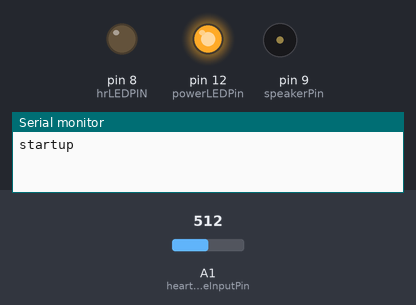
This sketch was run on a simulated Arduino Uno, built with avr-gcc and run on an emulated ATmega328P. Parts: output pins drawn as LEDs (lit = HIGH), buzzer (waves = sounding, pin HIGH), the last lines printed to the serial monitor. The test bench sets the inputs (shaded band); at power-on: A1 (heartRateInputPin) = 512.

Above: at 2.4 s.
2.5 s: A1 (heartRateInputPin) set to 683
4.0 s: A1 (heartRateInputPin) set to 709
At 4.3 s:
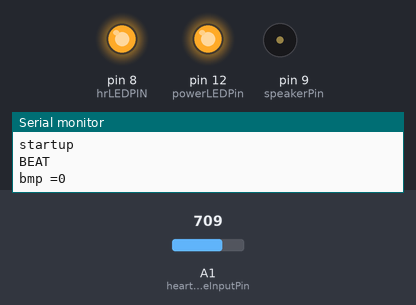
5.5 s: A1 (heartRateInputPin) set to 690
At 6.5 s:
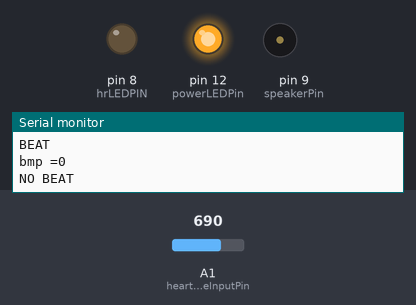
Timing chart, 0 to 8.5 s (numbered marks = the images above; inputs shaded):
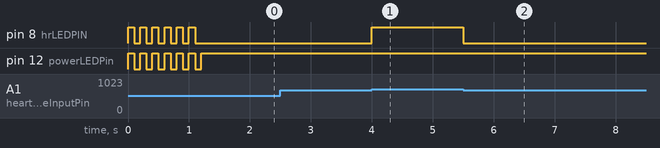

The sketch:

Sonaqua_Heartbeat.ino
```cpp
/*
 *  Sonaqua_Heartbeat
 *  by Scott Kildall
 *  www.kildall.com
 *
 *  Sonaqua: Uses a Pulserate HR sensor to make sounds. The tones get modulated from the HR sensor.
 *  The higher the beats-per-minute, the higher the tone.
 *
 *  This uses the Sonaqa circuit boards (without probe leads).
 *
 *  Run sensor through SDA/A4, so you can easilyput in the leads.
 *
 *  Full project description here:
 *  https://kildall.com/project/sonaqua/
 *
 *  Needs some fixing on the BMP calculations. If I wanted to improve this sketch, I'd do a calc of bmp
 *  for the last 10 beats (or some other number).
 *
 */

#include "MSTimer.h"

//-- leave uncommented to see serial debug messages
#define SERIAL_DEBUG


//-- PINS
#define speakerPin  (9)
#define hrLEDPIN (8)
#define powerLEDPin (12)

#define ECPower (A2)            // holdover from Sonaqua, not sure if this is necessary, but whatevs
#define heartRateInputPin (A1)

//-- heartbeat stuff
int threshold = 700;            // Determine which threshold to "count as a beat", and which to ingore.
int hrSignal;
unsigned long bmp;  // beats per min


MSTimer aboveThresholdTimer;
unsigned long beatsStartTime;
unsigned long numBeats;
boolean beatOn = false;
boolean bAboveThreshold = false;

void setup() {
//-- serial debugging
#ifdef SERIAL_DEBUG
  Serial.begin(115200);
  Serial.println("startup");
#endif

 //-- pin inputs / outputs
  pinMode(heartRateInputPin,INPUT);
  pinMode(ECPower,OUTPUT);                // set pin for sourcing current
  pinMode(speakerPin, OUTPUT);
  pinMode(powerLEDPin,OUTPUT);                // set pin for sourcing current
  pinMode(hrLEDPIN,OUTPUT);


// Flash LEDs upon startup, then turn power LED on and HR indicator off
  for(int i = 0; i < 6; i++ ) {
    digitalWrite(powerLEDPin,HIGH);
    digitalWrite(hrLEDPIN,HIGH);
    delay(100);
    digitalWrite(powerLEDPin,LOW);
    digitalWrite(hrLEDPIN,LOW);
    delay(100);
  }
  digitalWrite(powerLEDPin,HIGH);
  digitalWrite(hrLEDPIN, LOW);

  aboveThresholdTimer.setTimer(2000);
}

void loop() {
  hrSignal = analogRead(heartRateInputPin);  // Read the PulseSensor's value.

  if(hrSignal > threshold)   {
    if( bAboveThreshold == false ) {
      aboveThresholdTimer.start();
      bAboveThreshold = true;
    }
    else if( aboveThresholdTimer.isExpired() ) {
#ifdef SERIAL_DEBUG
      Serial.println("---");
#endif
      noTone(speakerPin);
      numBeats = 0;
    }

    if( beatOn == false)  {
      tone(speakerPin,bmp);
      digitalWrite(hrLEDPIN, HIGH);

#ifdef SERIAL_DEBUG
      Serial.println("BEAT");
      Serial.print("bmp =");
      Serial.println( bmp );
#endif
      numBeats++;

      if( numBeats == 1 )
        beatsStartTime = millis();

      if( numBeats > 1 ) {
        //-- bmp calc, though I think it needs to be fixed up
        float minutes = (float)(millis() - beatsStartTime)/60000.0f;
        bmp =  (unsigned long)((float)numBeats/minutes);
     }

      beatOn = true;
    }
  }
 else {
    if( bAboveThreshold == true )
      bAboveThreshold = false;

    if( beatOn == true ) {
       noTone(speakerPin);
      digitalWrite(hrLEDPIN, LOW);

#ifdef SERIAL_DEBUG
       Serial.println("NO BEAT");
#endif
    }
    beatOn = false;
   }

  delay(2);
  return;
}
```

MSTimer.cpp
```cpp
/*
  MSTimer: Simple timer class for Arduino, makes code a lot cleaner


*/

#include "Arduino.h"
#include "MSTimer.h"


MSTimer::MSTimer() {
  duration = 0;
}

int MSTimer::isExpired() {
  return( (startTime + duration) < millis() );
}

void MSTimer::start() {
   startTime = millis();
}
void MSTimer::setTimer(unsigned long _duration) {
   duration = _duration;
   start();
}


long MSTimer::getTimeLeft() {
   return duration - (millis() - startTime);
}
```

MSTimer.h
```cpp
/*
  MSTimer: Simple timer class for Arduino, makes code a lot cleaner

  Written by Scott Kildall
  https://github.com/scottkildall
  www.kildall.com
*/


#ifndef CLASS_MSTimer
#define CLASS_MSTimer

class MSTimer
{
  public:
    MSTimer();

    int isExpired();
    void setTimer( unsigned long _duration );  // will also start the time
    void start();
    long getTimeLeft();

    unsigned long startTime;
    unsigned long duration;
  private:

};

#endif // CLASS_MSTimer
```

Measured:
- the behaviour switches between 700 and 701 on A1 (heartRateInputPin) (found by bisection; images 0 and 1)
- after the input at 2.5 s, every drawn part: stays the same
- after the input at 4.0 s, pin 8 (hrLEDPIN): LOW → HIGH at once
- after the input at 5.5 s, pin 8 (hrLEDPIN): HIGH → LOW at once
